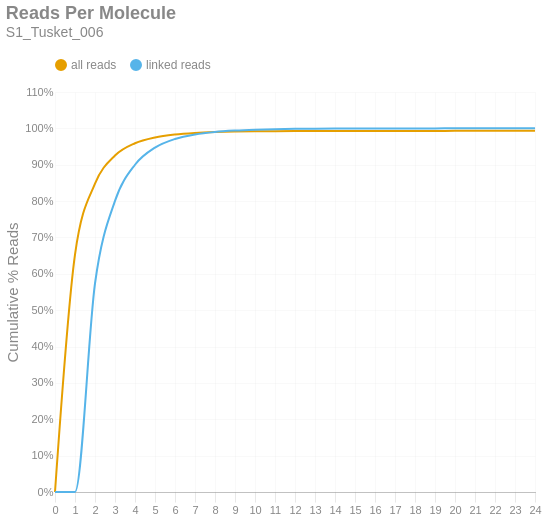

Source (notebook cell):
### Markdown cell above
### Reads per Molecule
This chart shows the cumulative distribution of the number of reads per linked molecule. That is, how many alignments are associated with a unique molecule. This excludes the number of reads associated with invalid or absent linked-read barcodes. The `linked` histogram is the percentages recalculated when disregarding singletons.

### Code cell
if SKIPLR:
    print_html(f"Skipped")
else:
    counts = np.bincount(valids['reads'].cast(pl.Int64).to_numpy())
    weighted = counts * np.arange(len(counts))
    all_perc = weighted / n_reads
    linked_perc = weighted / n_linked_reads
    linked_perc[1] = 0
    binned_df = pl.DataFrame({
        'readsper': list(range(len(counts))),
        'all reads (cumsum)': np.cumsum(all_perc).tolist(),
        'linked reads (cumsum)': np.cumsum(linked_perc).tolist(),
    })

    with SafeRender(binned_df):
        (
            density_plot(binned_df, 'Reads Per Molecule', samplename, 'readspmol')
            .encode(
                x=alt.X('readsper:O', title=None).axis(labelAngle=0).scale(padding=0),
                y=alt.Y('value:Q', title='Cumulative % Reads').axis(format='%').stack(False),
                color=alt.Color("key:N").scale(domain=["all reads", "linked reads"]),
                tooltip=[
                    alt.Tooltip("key:N", title="Data Type"),
                    alt.Tooltip("readsper:O", title="Reads Per Molecule"),
                    alt.Tooltip("value:Q", format=".2%", title="% Reads (Cum.)")
                ]            
            )
        ).display()

### Figure 1 — Vega-Lite specification as saved in the notebook (floating-point values rounded to 4 significant figures)
{"width": "container", "height": 400, "config": {"title": {"anchor": "start", "dy": -15, "fontSize": 18, "color": "#888888", "subtitleColor": "#888888", "subtitleFontSize": 14}, "arc": {"fill": "#0072B2"}, "axis": {"domainColor": "#888888", "domainWidth": 0.5, "gridWidth": 0.2, "grid": false, "titleFontWeight": 400, "titleFontSize": 15, "labelFontSize": 11, "labelColor": "#888888", "tickColor": "#888888", "tickWidth": 0.2, "titleColor": "#888888"}, "axisBand": {"grid": false}, "axisX": {"grid": true, "tickSize": 10, "domainCap": "round"}, "axisY": {"domain": false, "grid": true, "tickSize": 0, "domainCap": "round"}, "background": "transparent", "header": {"labelFontSize": 15, "labelColor": "#888888", "titleFontSize": 15, "titleFontWeight": 600, "titleColor": "#888888"}, "legend": {"labelFont": "sans-serif", "labelFontSize": 12, "labelColor": "#888888", "symbolSize": 100, "symbolType": "circle", "titleFontSize": 12, "titlePadding": 10, "titleColor": "#888888", "title": null, "orient": "top"}, "range": {"category": ["#E69F00", "#56B4E9", "#009E73", "#F0E442", "#0072B2", "#D55E00", "#CC79A7", "#000000"], "diverging": ["#cfe8f3", "#a2d4ec", "#73bfe2", "#46abdb", "#1696d2", "#12719e"]}, "area": {"fill": "#0072B2", "fillOpacity": 0.7, "line": true, "strokeOpacity": 0.7}, "line": {"color": "#0072B2", "stroke": "#0072B2", "strokeWidth": 2}, "trail": {"color": "#0072B2", "stroke": "#0072B2", "strokeWidth": 0, "size": 1}, "point": {"filled": true, "fillOpacity": 1.0, "size": 95}, "text": {"color": "#888888", "fontSize": 11, "align": "right", "fontWeight": 400, "size": 11}, "bar": {"fill": "#0072B2", "stroke": null}, "view": {"stroke": null, "continuousWidth": 660, "continuousHeight": 400}}, "data": {"name": "data-a6d72a09b997658d9b8cf9c6af5ed368"}, "mark": {"type": "line", "interpolate": "monotone", "point": {"opacity": 0, "size": 275}}, "encoding": {"color": {"field": "key", "scale": {"domain": ["all reads", "linked reads"]}, "type": "nominal"}, "tooltip": [{"field": "key", "title": "Data Type", "type": "nominal"}, {"field": "readsper", "title": "Reads Per Molecule", "type": "ordinal"}, {"field": "value", "format": ".2%", "title": "% Reads (Cum.)", "type": "quantitative"}], "x": {"axis": {"labelAngle": 0}, "field": "readsper", "scale": {"padding": 0}, "title": null, "type": "ordinal"}, "y": {"axis": {"format": "%"}, "field": "value", "stack": false, "title": "Cumulative % Reads", "type": "quantitative"}}, "params": [{"name": "param_c36ac31b6afebe62", "select": {"type": "point", "fields": ["key"]}, "bind": "legend"}], "title": {"text": "Reads Per Molecule", "subtitle": "S1_Tusket_006"}, "transform": [{"fold": ["all reads (cumsum)", "linked reads (cumsum)"]}, {"calculate": "replace(datum.key, ' (cumsum)', '')", "as": "key"}, {"filter": {"param": "param_c36ac31b6afebe62"}}], "usermeta": {"embedOptions": {"downloadFileName": "S1_Tusket_006.readspmol"}}, "$schema": "https://vega.github.io/schema/vega-lite/v6.1.0.json", "datasets": {"data-a6d72a09b997658d9b8cf9c6af5ed368": [{"readsper": 0, "all reads (cumsum)": 0.0, "linked reads (cumsum)": 0.0}, {"readsper": 1, "all reads (cumsum)": 0.6528, "linked reads (cumsum)": 0.0}, {"readsper": 2, "all reads (cumsum)": 0.8479, "linked reads (cumsum)": 0.5734}, {"readsper": 3, "all reads (cumsum)": 0.9252, "linked reads (cumsum)": 0.8006}, {"readsper": 4, "all reads (cumsum)": 0.9591, "linked reads (cumsum)": 0.9}, {"readsper": 5, "all reads (cumsum)": 0.9751, "linked reads (cumsum)": 0.9471}, {"readsper": 6, "all reads (cumsum)": 0.9832, "linked reads (cumsum)": 0.9709}, {"readsper": 7, "all reads (cumsum)": 0.9874, "linked reads (cumsum)": 0.9834}, {"readsper": 8, "all reads (cumsum)": 0.9898, "linked reads (cumsum)": 0.9902}, {"readsper": 9, "all reads (cumsum)": 0.9911, "linked reads (cumsum)": 0.994}, {"readsper": 10, "all reads (cumsum)": 0.9919, "linked reads (cumsum)": 0.9964}, {"readsper": 11, "all reads (cumsum)": 0.9924, "linked reads (cumsum)": 0.9978}, {"readsper": 12, "all reads (cumsum)": 0.9926, "linked reads (cumsum)": 0.9987}, {"readsper": 13, "all reads (cumsum)": 0.9928, "linked reads (cumsum)": 0.9992}, {"readsper": 14, "all reads (cumsum)": 0.9929, "linked reads (cumsum)": 0.9994}, {"readsper": 15, "all reads (cumsum)": 0.993, "linked reads (cumsum)": 0.9997}, {"readsper": 16, "all reads (cumsum)": 0.993, "linked reads (cumsum)": 0.9998}, {"readsper": 17, "all reads (cumsum)": 0.9931, "linked reads (cumsum)": 0.9999}, {"readsper": 18, "all reads (cumsum)": 0.9931, "linked reads (cumsum)": 0.9999}, {"readsper": 19, "all reads (cumsum)": 0.9931, "linked reads (cumsum)": 1.0}, {"readsper": 20, "all reads (cumsum)": 0.9931, "linked reads (cumsum)": 1.0}, {"readsper": 21, "all reads (cumsum)": 0.9931, "linked reads (cumsum)": 1.0}, {"readsper": 22, "all reads (cumsum)": 0.9931, "linked reads (cumsum)": 1.0}, {"readsper": 23, "all reads (cumsum)": 0.9931, "linked reads (cumsum)": 1.0}, {"readsper": 24, "all reads (cumsum)": 0.9931, "linked reads (cumsum)": 1.0}]}}
